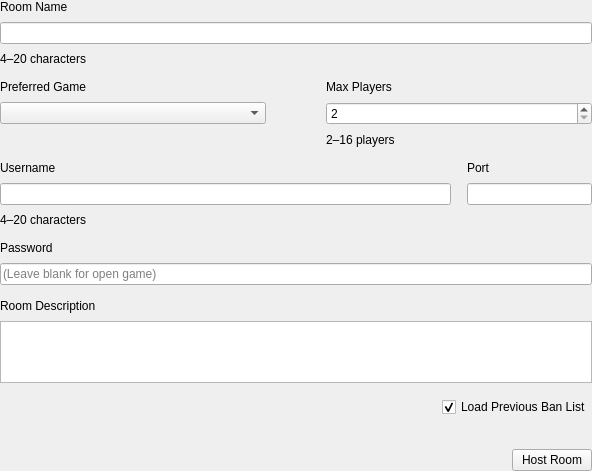
<?xml version="1.0" encoding="UTF-8"?>
<ui version="4.0">
 <class>HostRoom</class>
 <widget class="QWidget" name="HostRoom">
  <property name="geometry"><rect><x>0</x><y>0</y><width>592</width><height>100</height></rect></property>
  <property name="windowTitle"><string>Create Room</string></property>
  <layout class="QVBoxLayout" name="verticalLayout">
   <property name="spacing"><number>14</number></property>
   <property name="leftMargin"><number>0</number></property>
   <property name="topMargin"><number>0</number></property>
   <property name="rightMargin"><number>0</number></property>
   <property name="bottomMargin"><number>0</number></property>
   <item><layout class="QVBoxLayout" name="room_name_group"><property name="spacing"><number>8</number></property><item><widget class="QLabel" name="label"><property name="text"><string>Room Name</string></property></widget></item><item><widget class="QLineEdit" name="room_name"><property name="maxLength"><number>50</number></property></widget></item><item><widget class="QLabel" name="room_name_hint"><property name="text"><string>4–20 characters</string></property></widget></item></layout></item><item><layout class="QGridLayout" name="game_grid"><property name="horizontalSpacing"><number>60</number></property><property name="verticalSpacing"><number>8</number></property><property name="columnStretch"></property><item row="0" column="0"><widget class="QLabel" name="label_3"><property name="text"><string>Preferred Game</string></property></widget></item><item row="0" column="1"><widget class="QLabel" name="label_2"><property name="text"><string>Max Players</string></property></widget></item><item row="1" column="0"><widget class="QComboBox" name="game_list"></widget></item><item row="1" column="1"><widget class="QSpinBox" name="max_player"><property name="minimum"><number>2</number></property><property name="maximum"><number>16</number></property></widget></item><item row="2" column="1"><widget class="QLabel" name="max_player_hint"><property name="text"><string>2–16 players</string></property></widget></item></layout></item><item><layout class="QGridLayout" name="user_grid"><property name="horizontalSpacing"><number>16</number></property><property name="verticalSpacing"><number>8</number></property><item row="0" column="0"><widget class="QLabel" name="label_6"><property name="text"><string>Username</string></property></widget></item><item row="0" column="1"><widget class="QLabel" name="label_4"><property name="text"><string>Port</string></property></widget></item><item row="1" column="0"><widget class="QLineEdit" name="username"></widget></item><item row="1" column="1"><widget class="QLineEdit" name="port"><property name="maxLength"><number>5</number></property><property name="minimumSize"><size><width>125</width><height>0</height></size></property><property name="maximumSize"><size><width>125</width><height>16777215</height></size></property></widget></item><item row="2" column="0"><widget class="QLabel" name="username_hint"><property name="text"><string>4–20 characters</string></property></widget></item></layout></item><item><layout class="QVBoxLayout" name="password_group"><property name="spacing"><number>8</number></property><item><widget class="QLabel" name="label_5"><property name="text"><string>Password</string></property></widget></item><item><widget class="QLineEdit" name="password"><property name="echoMode"><enum>QLineEdit::PasswordEchoOnEdit</enum></property><property name="placeholderText"><string>(Leave blank for open game)</string></property></widget></item></layout></item><item><layout class="QVBoxLayout" name="description_group"><property name="spacing"><number>8</number></property><item><widget class="QLabel" name="label_7"><property name="text"><string>Room Description</string></property></widget></item><item><widget class="QTextEdit" name="room_description"><property name="maximumSize"><size><width>16777215</width><height>62</height></size></property></widget></item></layout></item><item><layout class="QHBoxLayout" name="options_row"><item><spacer name="options_spacer"><property name="orientation"><enum>Qt::Horizontal</enum></property><property name="sizeHint" stdset="0"><size><width>0</width><height>0</height></size></property></spacer></item><item><widget class="QCheckBox" name="load_ban_list"><property name="text"><string>Load Previous Ban List</string></property><property name="checked"><bool>true</bool></property></widget></item></layout></item><item><layout class="QHBoxLayout" name="action_row"><property name="leftMargin"><number>0</number></property><property name="topMargin"><number>18</number></property><property name="rightMargin"><number>0</number></property><property name="bottomMargin"><number>0</number></property><item><spacer name="action_spacer"><property name="orientation"><enum>Qt::Horizontal</enum></property><property name="sizeHint" stdset="0"><size><width>0</width><height>0</height></size></property></spacer></item><item><widget class="QPushButton" name="host"><property name="text"><string>Host Room</string></property></widget></item></layout></item>
  </layout>
 </widget>
 <resources/>
 <connections/>
</ui>
